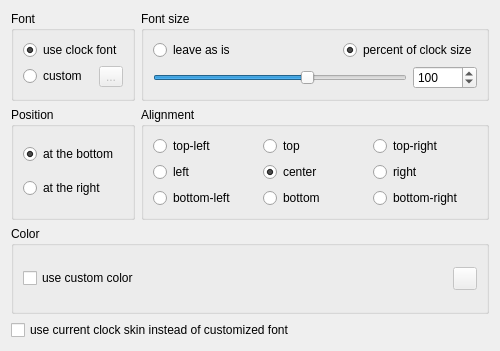
<?xml version="1.0" encoding="UTF-8"?>
<ui version="4.0">
 <class>plugin::BaseSettingsWidget</class>
 <widget class="QWidget" name="plugin::BaseSettingsWidget">
  <property name="geometry">
   <rect>
    <x>0</x>
    <y>0</y>
    <width>500</width>
    <height>351</height>
   </rect>
  </property>
  <layout class="QGridLayout" name="base_settings_layout">
   <item row="0" column="0">
    <widget class="QGroupBox" name="font_group">
     <property name="title">
      <string>Font</string>
     </property>
     <layout class="QGridLayout" name="font_layout">
      <item row="0" column="0" colspan="2">
       <widget class="QRadioButton" name="clock_font_button">
        <property name="text">
         <string>use clock font</string>
        </property>
        <property name="checked">
         <bool>true</bool>
        </property>
       </widget>
      </item>
      <item row="1" column="0">
       <widget class="QRadioButton" name="custom_font_button">
        <property name="text">
         <string>custom</string>
        </property>
       </widget>
      </item>
      <item row="1" column="1">
       <widget class="QToolButton" name="choose_font_button">
        <property name="enabled">
         <bool>false</bool>
        </property>
        <property name="text">
         <string notr="true">...</string>
        </property>
       </widget>
      </item>
     </layout>
    </widget>
   </item>
   <item row="0" column="1">
    <widget class="QGroupBox" name="font_size_group">
     <property name="title">
      <string>Font size</string>
     </property>
     <layout class="QGridLayout" name="font_size_layout" columnstretch="1,0,0">
      <item row="0" column="0">
       <widget class="QRadioButton" name="leave_as_is_rbtn">
        <property name="text">
         <string>leave as is</string>
        </property>
       </widget>
      </item>
      <item row="0" column="1" colspan="2">
       <widget class="QRadioButton" name="clock_size_percent_rbtn">
        <property name="text">
         <string>percent of clock size</string>
        </property>
        <property name="checked">
         <bool>true</bool>
        </property>
       </widget>
      </item>
      <item row="1" column="0" colspan="2">
       <widget class="QSlider" name="percent_slider">
        <property name="minimum">
         <number>20</number>
        </property>
        <property name="maximum">
         <number>150</number>
        </property>
        <property name="value">
         <number>100</number>
        </property>
        <property name="orientation">
         <enum>Qt::Horizontal</enum>
        </property>
       </widget>
      </item>
      <item row="1" column="2">
       <widget class="QSpinBox" name="percent_box">
        <property name="minimum">
         <number>20</number>
        </property>
        <property name="maximum">
         <number>150</number>
        </property>
        <property name="value">
         <number>100</number>
        </property>
       </widget>
      </item>
     </layout>
    </widget>
   </item>
   <item row="1" column="0">
    <widget class="QGroupBox" name="position_group">
     <property name="title">
      <string>Position</string>
     </property>
     <layout class="QVBoxLayout" name="position_layout">
      <item>
       <widget class="QRadioButton" name="pos_bottom_rbtn">
        <property name="text">
         <string>at the bottom</string>
        </property>
        <property name="checked">
         <bool>true</bool>
        </property>
       </widget>
      </item>
      <item>
       <widget class="QRadioButton" name="pos_right_rbtn">
        <property name="text">
         <string>at the right</string>
        </property>
       </widget>
      </item>
     </layout>
    </widget>
   </item>
   <item row="1" column="1">
    <widget class="QGroupBox" name="alignment_group">
     <property name="title">
      <string>Alignment</string>
     </property>
     <layout class="QGridLayout" name="alignment_layout">
      <item row="0" column="0">
       <widget class="QRadioButton" name="align_top_left_rbtn">
        <property name="text">
         <string>top-left</string>
        </property>
       </widget>
      </item>
      <item row="0" column="1">
       <widget class="QRadioButton" name="align_top_rbtn">
        <property name="text">
         <string>top</string>
        </property>
       </widget>
      </item>
      <item row="0" column="2">
       <widget class="QRadioButton" name="align_top_right_rbtn">
        <property name="text">
         <string>top-right</string>
        </property>
       </widget>
      </item>
      <item row="1" column="0">
       <widget class="QRadioButton" name="align_left_rbtn">
        <property name="text">
         <string>left</string>
        </property>
       </widget>
      </item>
      <item row="1" column="1">
       <widget class="QRadioButton" name="align_center_rbtn">
        <property name="text">
         <string>center</string>
        </property>
        <property name="checked">
         <bool>true</bool>
        </property>
       </widget>
      </item>
      <item row="1" column="2">
       <widget class="QRadioButton" name="align_right_rbtn">
        <property name="text">
         <string>right</string>
        </property>
       </widget>
      </item>
      <item row="2" column="0">
       <widget class="QRadioButton" name="align_bottom_left_rbtn">
        <property name="text">
         <string>bottom-left</string>
        </property>
       </widget>
      </item>
      <item row="2" column="1">
       <widget class="QRadioButton" name="align_bottom_rbtn">
        <property name="text">
         <string>bottom</string>
        </property>
       </widget>
      </item>
      <item row="2" column="2">
       <widget class="QRadioButton" name="align_bottom_right_rbtn">
        <property name="text">
         <string>bottom-right</string>
        </property>
       </widget>
      </item>
     </layout>
    </widget>
   </item>
   <item row="2" column="0" colspan="2">
    <widget class="QGroupBox" name="color_group">
     <property name="title">
      <string>Color</string>
     </property>
     <layout class="QHBoxLayout" name="color_layout">
      <item>
       <widget class="QCheckBox" name="use_custom_color">
        <property name="text">
         <string>use custom color</string>
        </property>
       </widget>
      </item>
      <item>
       <spacer name="horizontalSpacer">
        <property name="orientation">
         <enum>Qt::Horizontal</enum>
        </property>
        <property name="sizeHint" stdset="0">
         <size>
          <width>88</width>
          <height>20</height>
         </size>
        </property>
       </spacer>
      </item>
      <item>
       <widget class="LedToolButton" name="custom_color_button">
        <property name="enabled">
         <bool>false</bool>
        </property>
       </widget>
      </item>
     </layout>
    </widget>
   </item>
   <item row="3" column="0" colspan="2">
    <widget class="QCheckBox" name="use_clock_skin">
     <property name="text">
      <string>use current clock skin instead of customized font</string>
     </property>
    </widget>
   </item>
  </layout>
 </widget>
 <customwidgets>
  <customwidget>
   <class>LedToolButton</class>
   <extends>QToolButton</extends>
   <header>led_tool_button.h</header>
  </customwidget>
 </customwidgets>
 <resources/>
 <connections>
  <connection>
   <sender>use_custom_color</sender>
   <signal>toggled(bool)</signal>
   <receiver>custom_color_button</receiver>
   <slot>setEnabled(bool)</slot>
   <hints>
    <hint type="sourcelabel">
     <x>145</x>
     <y>299</y>
    </hint>
    <hint type="destinationlabel">
     <x>478</x>
     <y>300</y>
    </hint>
   </hints>
  </connection>
  <connection>
   <sender>percent_box</sender>
   <signal>valueChanged(int)</signal>
   <receiver>percent_slider</receiver>
   <slot>setValue(int)</slot>
   <hints>
    <hint type="sourcelabel">
     <x>478</x>
     <y>95</y>
    </hint>
    <hint type="destinationlabel">
     <x>247</x>
     <y>89</y>
    </hint>
   </hints>
  </connection>
  <connection>
   <sender>clock_size_percent_rbtn</sender>
   <signal>toggled(bool)</signal>
   <receiver>percent_slider</receiver>
   <slot>setEnabled(bool)</slot>
   <hints>
    <hint type="sourcelabel">
     <x>378</x>
     <y>56</y>
    </hint>
    <hint type="destinationlabel">
     <x>272</x>
     <y>89</y>
    </hint>
   </hints>
  </connection>
  <connection>
   <sender>clock_size_percent_rbtn</sender>
   <signal>toggled(bool)</signal>
   <receiver>percent_box</receiver>
   <slot>setEnabled(bool)</slot>
   <hints>
    <hint type="sourcelabel">
     <x>378</x>
     <y>56</y>
    </hint>
    <hint type="destinationlabel">
     <x>478</x>
     <y>95</y>
    </hint>
   </hints>
  </connection>
  <connection>
   <sender>percent_slider</sender>
   <signal>valueChanged(int)</signal>
   <receiver>percent_box</receiver>
   <slot>setValue(int)</slot>
   <hints>
    <hint type="sourcelabel">
     <x>254</x>
     <y>76</y>
    </hint>
    <hint type="destinationlabel">
     <x>478</x>
     <y>95</y>
    </hint>
   </hints>
  </connection>
  <connection>
   <sender>custom_font_button</sender>
   <signal>toggled(bool)</signal>
   <receiver>choose_font_button</receiver>
   <slot>setEnabled(bool)</slot>
   <hints>
    <hint type="sourcelabel">
     <x>94</x>
     <y>92</y>
    </hint>
    <hint type="destinationlabel">
     <x>140</x>
     <y>93</y>
    </hint>
   </hints>
  </connection>
  <connection>
   <sender>use_clock_skin</sender>
   <signal>toggled(bool)</signal>
   <receiver>font_group</receiver>
   <slot>setDisabled(bool)</slot>
   <hints>
    <hint type="sourcelabel">
     <x>57</x>
     <y>325</y>
    </hint>
    <hint type="destinationlabel">
     <x>22</x>
     <y>18</y>
    </hint>
   </hints>
  </connection>
 </connections>
</ui>
